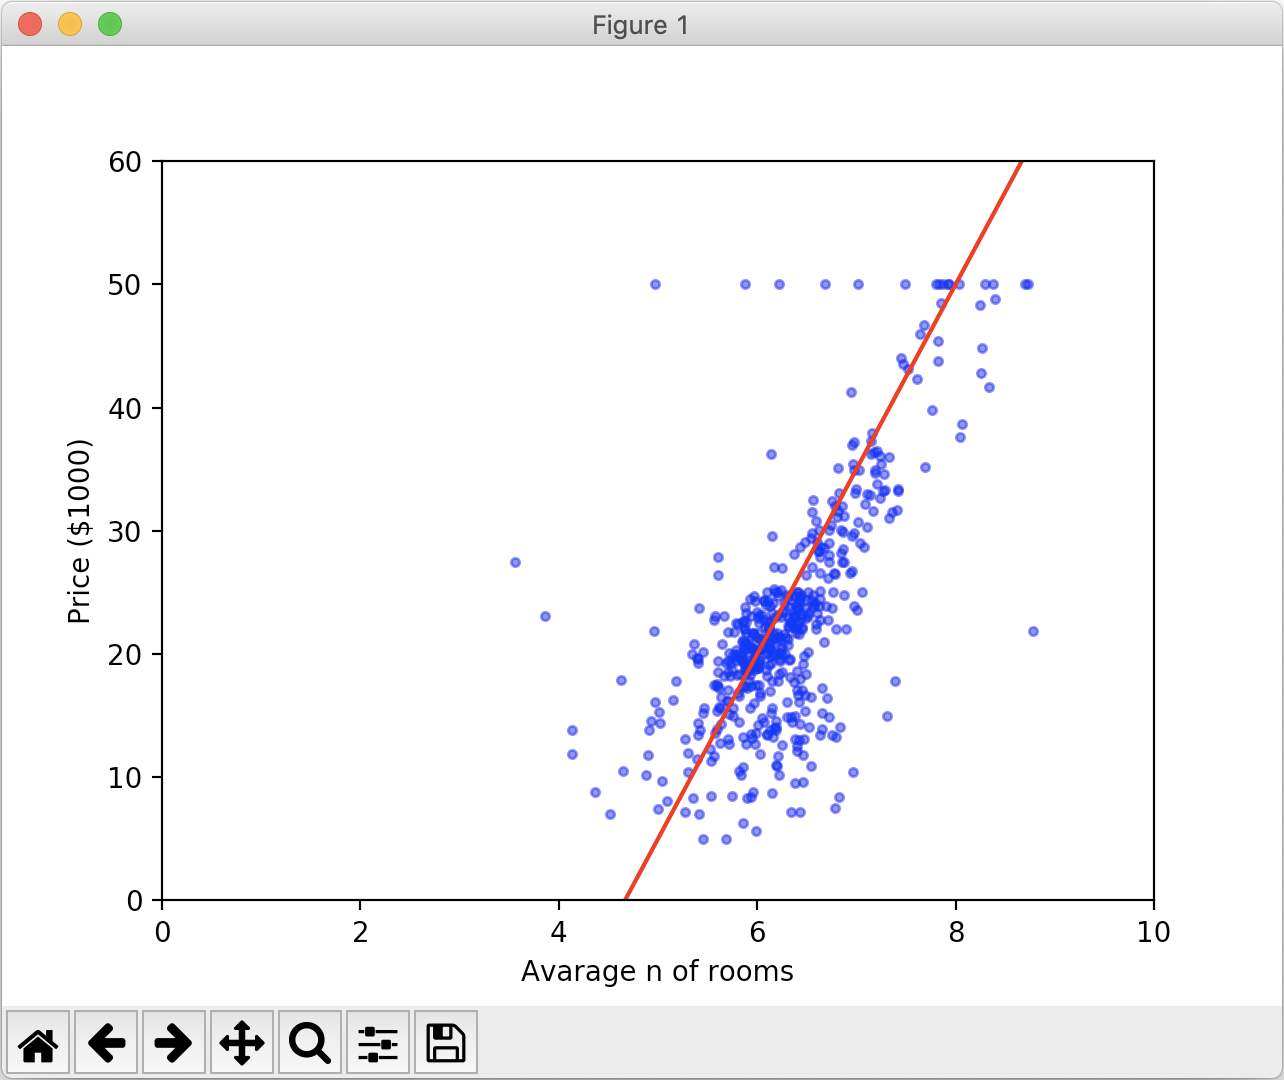

Source code (Python):
import matplotlib.pyplot as plt
import sklearn.datasets as data
import numpy as np

boston = data.load_boston()

# The 6th column is the avarage n of room
# This is our features
X = boston.data[:, 5:6]

# Price of properties
# This is our labels
y = boston.target


'''
Linear Regression
y = a*x + b

y -> is the dependent variable (price)
x -> is the independent variable (rooms)
b -> the slope of the line and a is the y-intercept
a -> the y-intercept
'''
a = 15.; b = -70.
lx = np.arange(4,10) # Returns evenly spaced values within 4 and 10
lguess = a*lx + b

plt.plot(lx, lguess, c='red')
plt.scatter(X, y, marker='.', alpha=0.5, color='blue')
plt.xlim(0, 10) 
plt.ylim(0, 60)
plt.xlabel('Avarage n of rooms')
plt.ylabel('Price ($1000)')

plt.show()
